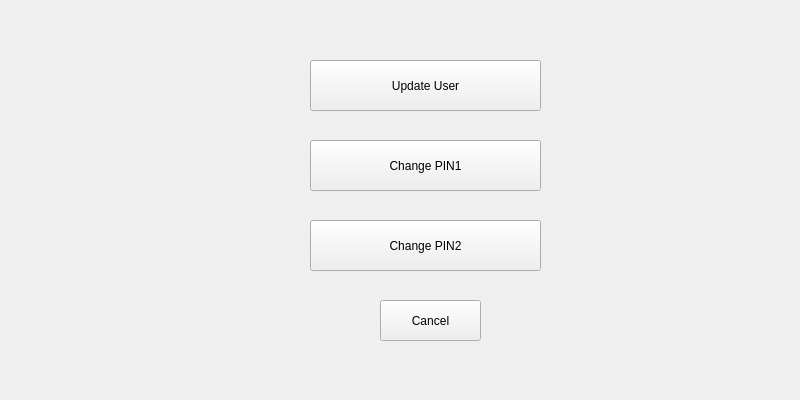
<?xml version="1.0" encoding="UTF-8"?>
<ui version="4.0">
 <class>EditWidget</class>
 <widget class="QWidget" name="EditWidget">
  <property name="geometry">
   <rect>
    <x>0</x>
    <y>0</y>
    <width>800</width>
    <height>400</height>
   </rect>
  </property>
  <property name="windowTitle">
   <string>Form</string>
  </property>
  <widget class="QPushButton" name="modUserBut">
   <property name="geometry">
    <rect>
     <x>310</x>
     <y>60</y>
     <width>231</width>
     <height>51</height>
    </rect>
   </property>
   <property name="text">
    <string>Update User</string>
   </property>
  </widget>
  <widget class="QPushButton" name="changePin1But">
   <property name="geometry">
    <rect>
     <x>310</x>
     <y>140</y>
     <width>231</width>
     <height>51</height>
    </rect>
   </property>
   <property name="text">
    <string>Change PIN1</string>
   </property>
  </widget>
  <widget class="QPushButton" name="changePin2">
   <property name="geometry">
    <rect>
     <x>310</x>
     <y>220</y>
     <width>231</width>
     <height>51</height>
    </rect>
   </property>
   <property name="text">
    <string>Change PIN2</string>
   </property>
  </widget>
  <widget class="QPushButton" name="cancelBut">
   <property name="geometry">
    <rect>
     <x>380</x>
     <y>300</y>
     <width>101</width>
     <height>41</height>
    </rect>
   </property>
   <property name="text">
    <string>Cancel</string>
   </property>
  </widget>
 </widget>
 <resources/>
 <connections/>
</ui>
